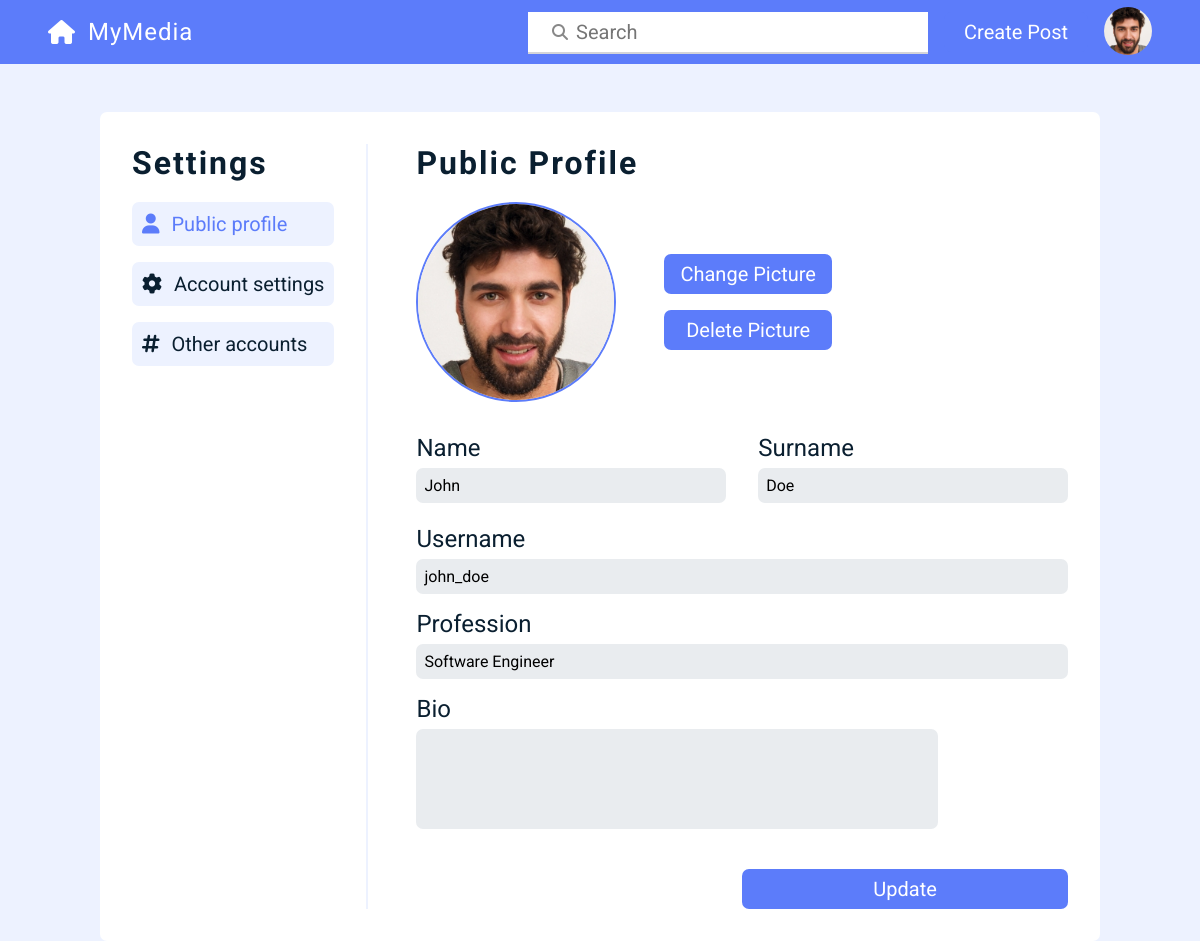
The app's page /php/views/profileSettingsView.php (signed in) with its own data.
### tables this page shows
CREATE TABLE `users` (
  `id` int(10) UNSIGNED NOT NULL,
  `name` varchar(255) NOT NULL,
  `surname` varchar(255) NOT NULL,
  `username` varchar(255) NOT NULL,
  `email` varchar(255) NOT NULL,
  `job` varchar(255) NOT NULL,
  `bio` text NOT NULL,
  `password` varchar(255) DEFAULT NULL
);

### php/models/Model.php (called while the page is built, shortened)
<?php
class Model {
    private $host = "localhost";
    private $dbname = "socialmediaapp";
    private $username = "root";
    private $password = "";
    protected $conn;
    protected function __construct() {
        try {
            $this->conn = new PDO("mysql:host=$this->host;dbname=$this->dbname;charset=utf8mb4", $this->username, $this->password);
            $this->conn->setAttribute(PDO::ATTR_ERRMODE, PDO::ERRMODE_EXCEPTION);
        } catch (PDOException $e) {
            echo "Connection failed: " . $e->getMessage();
            die();
        }
    }
    protected function prepareQuery($query)
    {
       return $this->conn->prepare($query);
    }
}
?>

### php/models/UserModel.php (called while the page is built, shortened)
<?php
require_once "Model.php";
class UserModel extends Model {
    public function getAllUserDataById($userID)
    {
        $query = "SELECT name,surname,username,email,job,bio,twitterLink,instagramLink,facebookLink,linkedinLink FROM users LEFT OUTER JOIN sociallinks on users.id=sociallinks.user_id WHERE users.id = :userID";
        $stmt = $this->prepareQuery($query);
        $stmt->bindParam(":userID",$userID);
        $stmt->execute();
        $row = $stmt->fetch(PDO::FETCH_ASSOC);
        $data[]=array(
            'name'=>$row['name'],
            'surname'=>$row['surname'],
            'username'=>$row['username'],
            'email'=>$row['email'],
            'job'=>$row['job'],
            'bio'=>$row['bio'],
            'twitter'=>$row['twitterLink'],
            'facebook'=>$row['facebookLink'],
            'instagram'=>$row['instagramLink'],
            'linkedin'=>$row['linkedinLink'],
        );
        return $data;
    }
}
?>

### php/views/profileSettingsView.php (the view, shortened to what this page needs)
<!DOCTYPE html>
<html lang="en">
<head>
    <link rel="stylesheet" href="../../styles/main.css">
    <link rel="stylesheet" href="../../styles/profileSettings.css">
</head>
<body>
    <?php
        require_once "../includes/navbar.php";
        require_once "../models/UserModel.php";
        if(isset($_SESSION["userID"])){
            $userModel = new UserModel();
            $userID= $_SESSION["userID"];
            $photoURL = file_exists("../../images/profilePhotos/userPhoto_".$userID.".png")?
            "../../images/profilePhotos/userPhoto_".$userID.'.png':
            '../../images/profilePhotos/userPhoto_default.png';
            $userData = $userModel->getAllUserDataById($userID);
            $name = $userData[0]['name'];
            $surname = $userData[0]['surname'];
            $username = $userData[0]['username'];
            $job = $userData[0]['job'];
            $bio =$userData[0]['bio'];
        }
        else{
            header("Location: ../../index.php");
        }
    ?>
    <section class="settings__container">
        <nav class="settings__nav">
            <h1 class="settings__title">Settings</h1>
            <ul class="settings__nav__list">
                <li class="settings__nav__btn settings__nav__btn--active" id="publicProfile__btn"><i class="fa-solid fa-user"></i>Public profile</li>
                <li class="settings__nav__btn" id="account__btn"><i class="fa-solid fa-gear"></i>Account settings</li>
                <li class="settings__nav__btn" id="socials__btn"><i class="fa-solid fa-hashtag"></i>Other accounts</li>
        </nav>
        <div class="settings__main">
            <div class="settings__content " id="settings__publicProfile">
                <h1 class="settings__title"> Public Profile</h1>
                <div class="settings__photo__container">
                    <img src="<?=$photoURL?>" alt="userPhoto"/>
                    <div>
                        <a href="../views/uploadPhoto.php" class="btn--primary">Change Picture</a>
                        <a href="../views/uploadPhoto.php" class="btn--primary">Delete Picture</a>
                    </div>
                </div>
                <form method="POST" action="../controllers/updateProfileController.php?userID=<?=$userID?>" class="settings__form">
                    <div class="settings__form__wrapper">
                        <label class="settings__form__label">Name <input type="text" name="name" value="<?=$name?>"/></label>
                        <label class="settings__form__label">Surname<input type="text" name="surname" value="<?=$surname?>"/><label>
                    </div>
                   <label class="settings__form__label">Username<input type="text" name="username" value="<?=$username?>"/></label>
                   <label class="settings__form__label">Profession<input type="text" name="job" value="<?=$job?>"/></label>
                   <label class="settings__form__label">Bio<textarea name="bio" ><?=$bio?></textarea></label>
                   <button class="btn--primary ">Update</button>
                </form>
            </div>
        </div>
    </section>
</body>
</html>

### styles/main.css (style rules this page uses)
:root { --blue-main: #5c7cfa; --blue-main_light:#748ffc; --error-color:#fa5252; --main-light:white; --secondary-light:#d3d4d9; --main-dark:#0a1f30; --section-gray:#edf2ff; --shadow-main:rgba(66, 68, 90, 1); }
* { box-sizing: border-box; padding: 0; margin:0; font-family: 'Roboto', sans-serif; }
html { font-size:62.5%; }
a { text-decoration: none; color:inherit; }
li { list-style-type: none; }
body { color:var(--main-dark); background-color:var(--section-gray); }
.btn--primary { text-align: center; background-color:var(--blue-main) ; border:none; color:white; font-size:2rem; padding:0.8rem 1.6rem; border-radius: 7px; cursor:pointer; transition: all 0.2s; }

### styles/profileSettings.css (style rules this page uses)
.settings__container { display:flex; gap:4.8rem; margin:0 auto; background-color: var(--main-light); width:100rem; margin-top:4.8rem; border-radius: 7px; padding:3.2rem; }
.settings__title { font-size:3.2rem; letter-spacing: 2px; margin-bottom:2rem; font-weight: bold; }
.settings__nav { border-right:2px solid var(--section-gray); padding-right:3.2rem; }
.settings__nav__list { display: flex; flex-direction: column; gap:1.6rem; }
.settings__nav__btn { font-size:2rem; cursor:pointer; background-color:var(--section-gray); padding:1rem; border-radius:7px; width:100%; }
.settings__nav__btn i { margin-right:1.2rem; }
.settings__nav__btn--active { color:var(--blue-main); }
.settings__photo__container { display:flex; gap:4.8rem; align-items: center; }
.settings__photo__container img { width:20rem; height:20rem; border-radius: 100%; border:2px solid var(--blue-main); }
.settings__photo__container div { display:flex; gap:1.6rem; align-items: center; flex-direction: column; }
.settings__photo__container div a { width:100%; }
.settings__main { flex:1; }
.settings__form { margin-top:3.2rem; display:flex; flex-direction:column; gap:1.6rem; }
.settings__form__wrapper { display:flex; width:100%; gap:3.2rem; }
.settings__form__wrapper label { width:100%; }
.settings__form__label { display:flex; flex-direction: column; gap:0.6rem; font-size:2.4rem; }
.settings__form__label input ,.settings__form__label textarea { font-size:1.6rem; padding:0.8rem 0.8rem; border-radius:7px; border:none; outline: none; background-color:#e9ecef; }
.settings__form__label textarea { resize: none; width:80%; height:10rem; }
.settings__form button { margin-top:2.4rem; width:50% !important; align-self: flex-end; }

### records on screen
users: name "John", surname "Doe", username "john_doe", job "Software Engineer"
